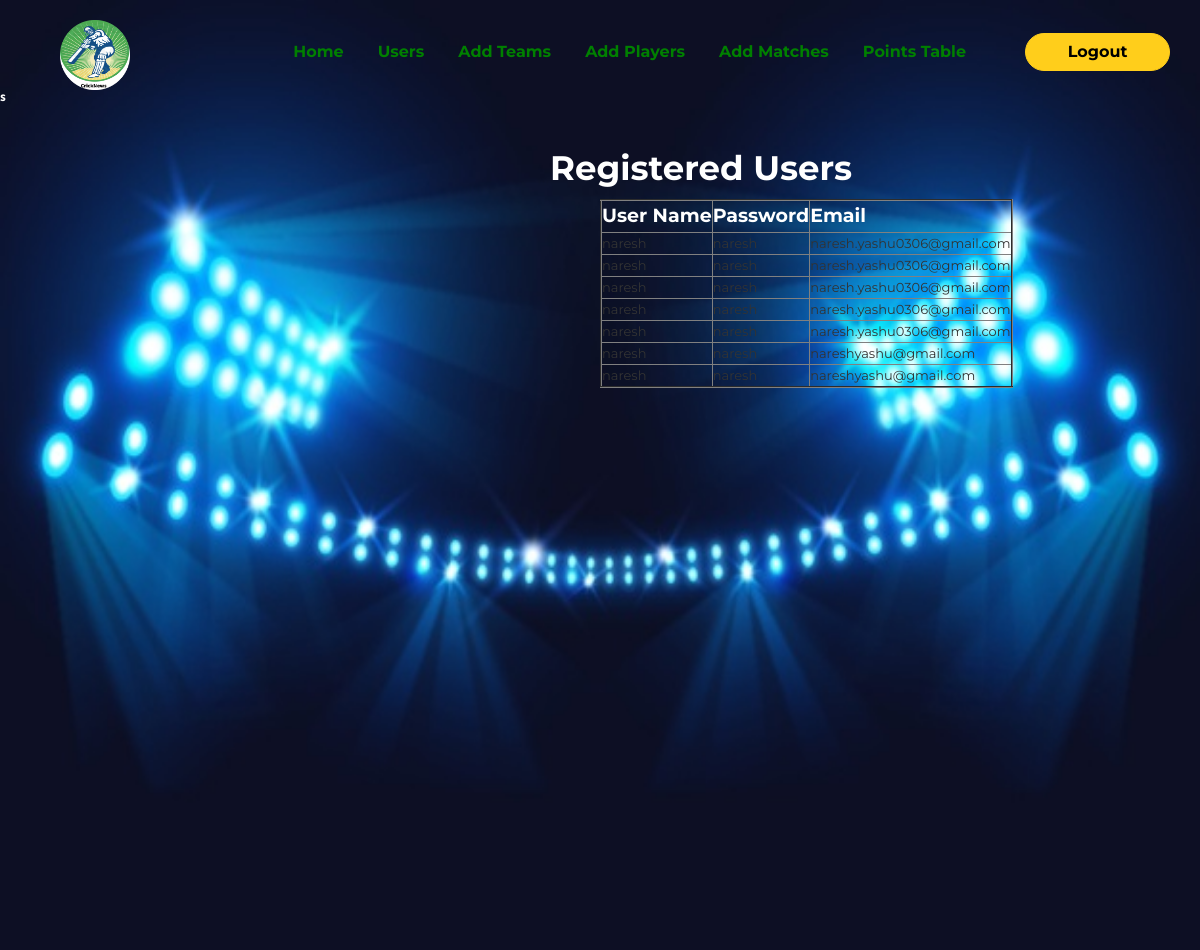
The app's page /adminuserdisp with its own data.
### CricketApp_1/models.py (models this page shows)
class userregistrationmodel(models.Model):
    name = models.CharField(max_length=100)
    password = models.CharField(max_length=100)
    email = models.EmailField(max_length=100)

### CricketApp_1/views.py (the view)
# urls.py: path('adminuserdisp', views.adminuserlist, name='adminuserlist'),
def adminuserlist(request):
    form = userregistrationmodel.objects.all()
    return render(request, 'adminuserdisp.html', {'form': form})

### templates/adminuserdisp.html (shortened to what this page needs)
{% extends 'adminbase.html' %}
{% load static %}
{% block content %}
<div>
    <img src="{% static 'images/adminmainimg.jpg' %}">
</div>
<h2 style="margin-top:150px;color:white;margin-left:550px;"><b> Registered Users</b></h2>
 <table border=2>
        <thead>
            <th>User Name</th>
            <th>Password</th>
            <th>Email</th>
        </thead>
        {% for user in form %}
        <tr>
            <td>{{user.name}}</td>
            <td>{{user.password}}</td>
            <td>{{user.email}}</td>
        </tr>
        {% endfor %}
    </table>
{% endblock %}

### static/css/all.css (style rules this page uses)
* { font-size: 100.01%; }
html { font-size: 62.5%; height: 100%; }
body { margin: 0; height: 100%; font: 1.3rem/1.61538 "Montserrat", sans-serif; }

### templates/adminuserdisp.html (style rules this page uses)
img { width:100%; height:100%; background-size:cover; position: absolute; left: 0px; top: 0px; z-index:-1; }
th { font-size:19px; color:white; }
table { margin-left:600px; }

### records on screen
userregistrationmodel: name "naresh", password "naresh", email "naresh.yashu0306@gmail.com"
userregistrationmodel: name "naresh", password "naresh", email "naresh.yashu0306@gmail.com"
userregistrationmodel: name "naresh", password "naresh", email "naresh.yashu0306@gmail.com"
userregistrationmodel: name "naresh", password "naresh", email "naresh.yashu0306@gmail.com"
userregistrationmodel: name "naresh", password "naresh", email "naresh.yashu0306@gmail.com"
userregistrationmodel: name "naresh", password "naresh", email "nareshyashu@gmail.com"
userregistrationmodel: name "naresh", password "naresh", email "nareshyashu@gmail.com"
